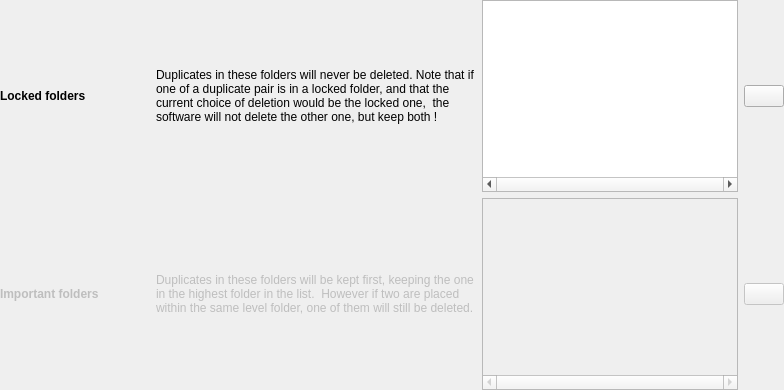
     <widget class="QWidget" name="tab_3">
      <attribute name="title">
       <string>Folder settings</string>
      </attribute>
      <layout class="QVBoxLayout" name="verticalLayout_10">
       <property name="leftMargin">
        <number>0</number>
       </property>
       <property name="topMargin">
        <number>0</number>
       </property>
       <property name="rightMargin">
        <number>0</number>
       </property>
       <property name="bottomMargin">
        <number>0</number>
       </property>
       <item>
        <layout class="QVBoxLayout" name="verticalLayout_8">
         <item>
          <layout class="QHBoxLayout" name="lockedFoldersHorizontalLayout">
           <item>
            <widget class="QLabel" name="label_24">
             <property name="minimumSize">
              <size>
               <width>150</width>
               <height>0</height>
              </size>
             </property>
             <property name="font">
              <font>
               <bold>true</bold>
              </font>
             </property>
             <property name="text">
              <string>Locked folders</string>
             </property>
            </widget>
           </item>
           <item>
            <widget class="QLabel" name="label_25">
             <property name="minimumSize">
              <size>
               <width>320</width>
               <height>0</height>
              </size>
             </property>
             <property name="text">
              <string>Duplicates in these folders will never be deleted. Note that if one of a duplicate pair is in a locked folder, and that the current choice of deletion would be the locked one,  the software will not delete the other one, but keep both !</string>
             </property>
             <property name="wordWrap">
              <bool>true</bool>
             </property>
            </widget>
           </item>
           <item>
            <widget class="QListWidget" name="lockedFolderslistWidget">
             <property name="maximumSize">
              <size>
               <width>16777215</width>
               <height>16777215</height>
              </size>
             </property>
             <property name="contextMenuPolicy">
              <enum>Qt::CustomContextMenu</enum>
             </property>
             <property name="toolTip">
              <string>Right click on the list for more options.
Use up/down arrows to navigate options.</string>
             </property>
             <property name="verticalScrollBarPolicy">
              <enum>Qt::ScrollBarAsNeeded</enum>
             </property>
             <property name="horizontalScrollBarPolicy">
              <enum>Qt::ScrollBarAlwaysOn</enum>
             </property>
             <property name="showDropIndicator" stdset="0">
              <bool>false</bool>
             </property>
             <property name="dragEnabled">
              <bool>false</bool>
             </property>
             <property name="dragDropMode">
              <enum>QAbstractItemView::NoDragDrop</enum>
             </property>
             <property name="selectionMode">
              <enum>QAbstractItemView::ExtendedSelection</enum>
             </property>
             <property name="textElideMode">
              <enum>Qt::ElideLeft</enum>
             </property>
             <property name="horizontalScrollMode">
              <enum>QAbstractItemView::ScrollPerPixel</enum>
             </property>
            </widget>
           </item>
           <item>
            <widget class="QPushButton" name="lockedFolderButton">
             <property name="maximumSize">
              <size>
               <width>40</width>
               <height>16777215</height>
              </size>
             </property>
             <property name="text">
              <string/>
             </property>
            </widget>
           </item>
          </layout>
         </item>
         <item>
          <layout class="QHBoxLayout" name="importantFoldersHorizontalLayout">
           <item>
            <widget class="QLabel" name="label_importantFolders">
             <property name="enabled">
              <bool>false</bool>
             </property>
             <property name="minimumSize">
              <size>
               <width>150</width>
               <height>0</height>
              </size>
             </property>
             <property name="font">
              <font>
               <bold>true</bold>
              </font>
             </property>
             <property name="text">
              <string>Important folders</string>
             </property>
            </widget>
           </item>
           <item>
            <widget class="QLabel" name="label_importantFoldersDescript">
             <property name="enabled">
              <bool>false</bool>
             </property>
             <property name="minimumSize">
              <size>
               <width>320</width>
               <height>0</height>
              </size>
             </property>
             <property name="text">
              <string>Duplicates in these folders will be kept first, keeping the one in the highest folder in the list.  However if two are placed within the same level folder, one of them will still be deleted. </string>
             </property>
             <property name="wordWrap">
              <bool>true</bool>
             </property>
            </widget>
           </item>
           <item>
            <widget class="QListWidget" name="importantFoldersListWidget">
             <property name="enabled">
              <bool>false</bool>
             </property>
             <property name="maximumSize">
              <size>
               <width>16777215</width>
               <height>16777215</height>
              </size>
             </property>
             <property name="contextMenuPolicy">
              <enum>Qt::CustomContextMenu</enum>
             </property>
             <property name="horizontalScrollBarPolicy">
              <enum>Qt::ScrollBarAlwaysOn</enum>
             </property>
             <property name="dragEnabled">
              <bool>true</bool>
             </property>
             <property name="dragDropMode">
              <enum>QAbstractItemView::InternalMove</enum>
             </property>
             <property name="defaultDropAction">
              <enum>Qt::MoveAction</enum>
             </property>
             <property name="selectionMode">
              <enum>QAbstractItemView::ExtendedSelection</enum>
             </property>
             <property name="textElideMode">
              <enum>Qt::ElideLeft</enum>
             </property>
             <property name="horizontalScrollMode">
              <enum>QAbstractItemView::ScrollPerPixel</enum>
             </property>
             <property name="sortingEnabled">
              <bool>true</bool>
             </property>
            </widget>
           </item>
           <item>
            <widget class="QPushButton" name="pushButton_importantFoldersAdd">
             <property name="enabled">
              <bool>false</bool>
             </property>
             <property name="maximumSize">
              <size>
               <width>40</width>
               <height>16777215</height>
              </size>
             </property>
             <property name="text">
              <string/>
             </property>
            </widget>
           </item>
          </layout>
         </item>
        </layout>
       </item>
      </layout>
     </widget>
